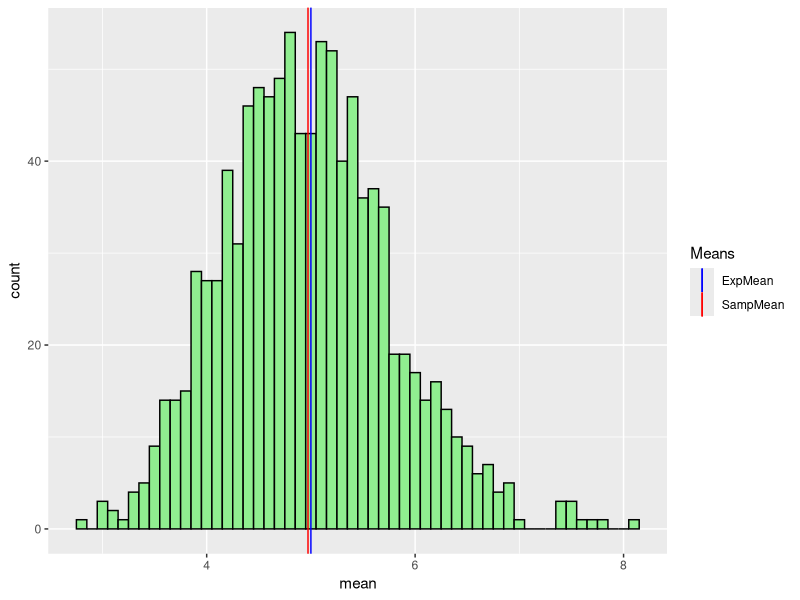
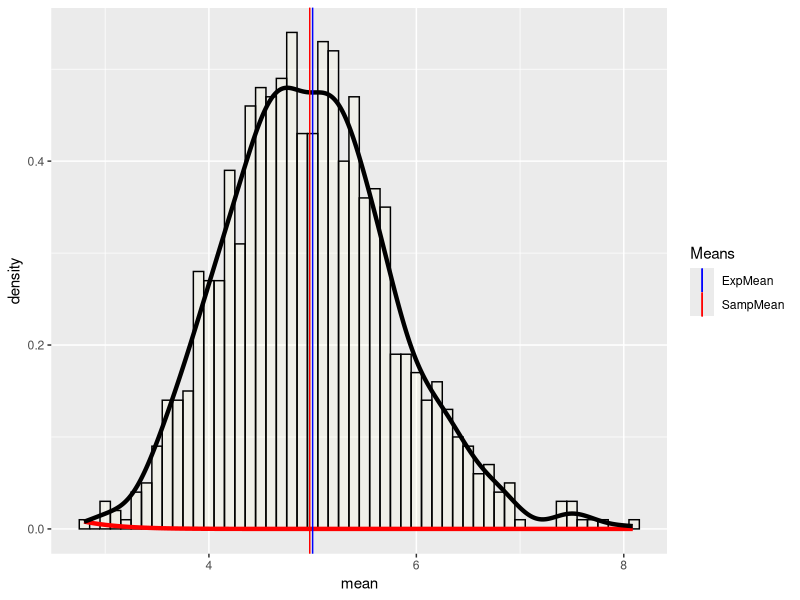

R code for these plots, in order:
## ---- chunk 1
suppressWarnings(suppressMessages(library(knitr)))
## ---- chunk 2
# load neccesary libraries
suppressWarnings(suppressMessages(library(ggplot2)))

## ---- chunk 3

lambda <- .2 # definded setting of lambda
n <- 40  # number of exponentials  
nsims <- 1000 # number of tests
set.seed(1961) # For repeatablility. A great year
## ---- chunk 4
xdists <- matrix(rexp(n * nsims, lambda), nrow=nsims,ncol=n)
xdist_mean <- data.frame(mean=apply(xdists, 1, mean))

## ---- chunk 5
tm <- 1/lambda
## ---- chunk 6
xdist_mean_mean <- mean(xdist_mean$mean)
## ---- chunk 7

ggplot(xdist_mean, aes(x = mean)) + 
  geom_histogram(binwidth=0.1,fill="light green", colour="black")+
  geom_vline(aes(xintercept = xdist_mean_mean, colour="SampMean"),show_guide=TRUE) +
  geom_vline(aes(xintercept = tm, colour="ExpMean"), show_guide=TRUE)+
  scale_colour_manual(name="Means", values=c(ExpMean="blue",SampMean="red"))+
   scale_linetype_manual(name="Means", values=c(ExpMean="solid",SampMean="solid"), guide=FALSE)
## ---- chunk 8
sd <- 1/lambda/sqrt(n)
## ---- chunk 9
var <- sd^2
## ---- chunk 10
sdx_mean<- sd(xdist_mean$mean)


varx_mean <- var(xdist_mean$mean)

## ---- chunk 11
ggplot(xdist_mean, aes(x = mean)) + 
  geom_histogram(binwidth=0.1, aes(y=..density..), alpha=0.2,fill="light yellow", colour="black")+
  stat_function(fun = dnorm, 
                arg = list(mean = tm , sd = sd), 
                colour = "red", size=1.5) + 
  geom_density(colour="black", size=1.5) +
  geom_vline(aes(xintercept = xdist_mean_mean, colour="SampMean"),show_guide=TRUE) +
  geom_vline(aes(xintercept = tm, colour="ExpMean"), show_guide=TRUE)+
  scale_colour_manual(name="Means", values=c(ExpMean="blue",SampMean="red"))+
  scale_linetype_manual(name="Means", values=c(ExpMean="solid",SampMean="solid"), guide=FALSE)

